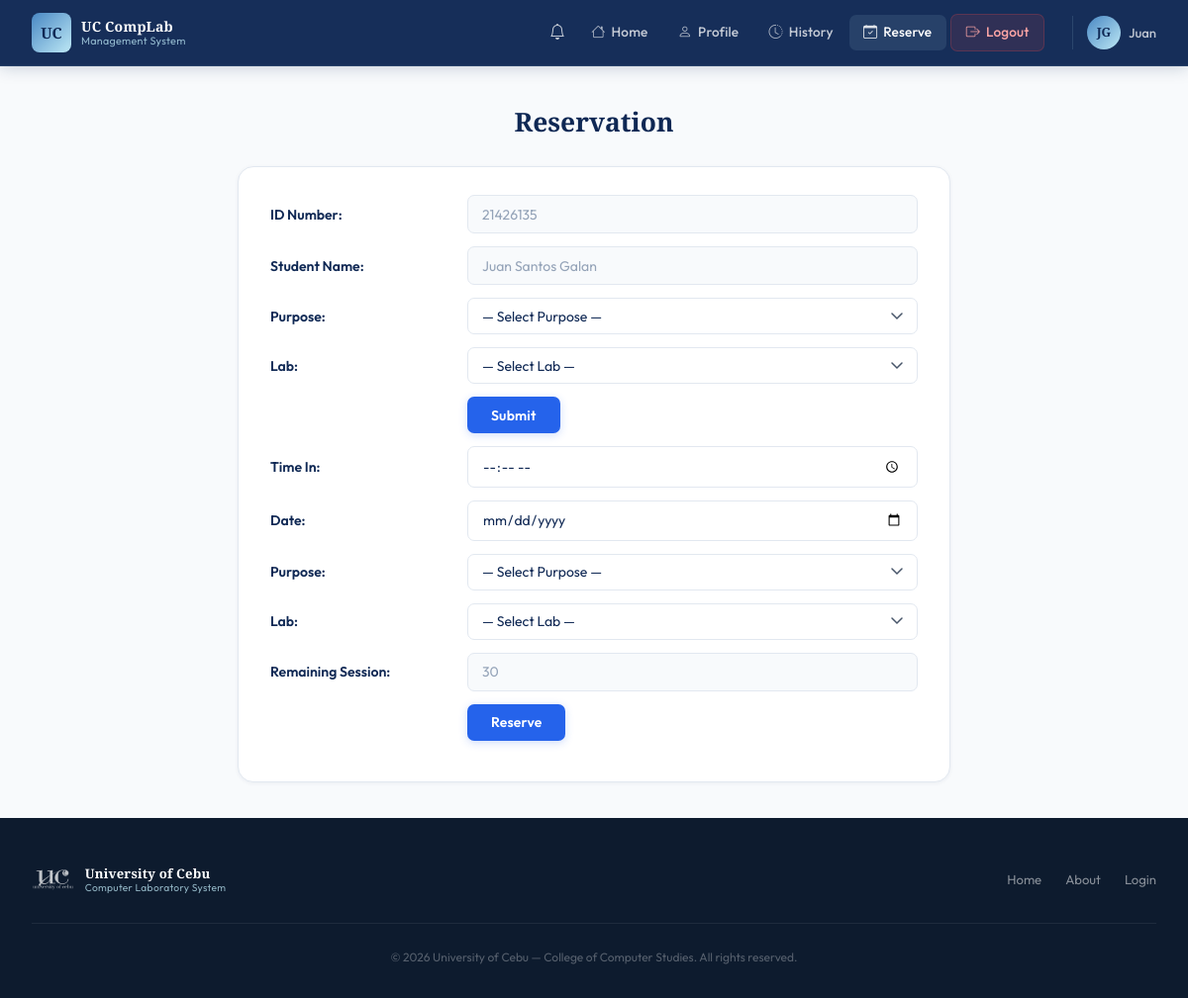
The app's page /pages/reserve.php (signed in), older data.
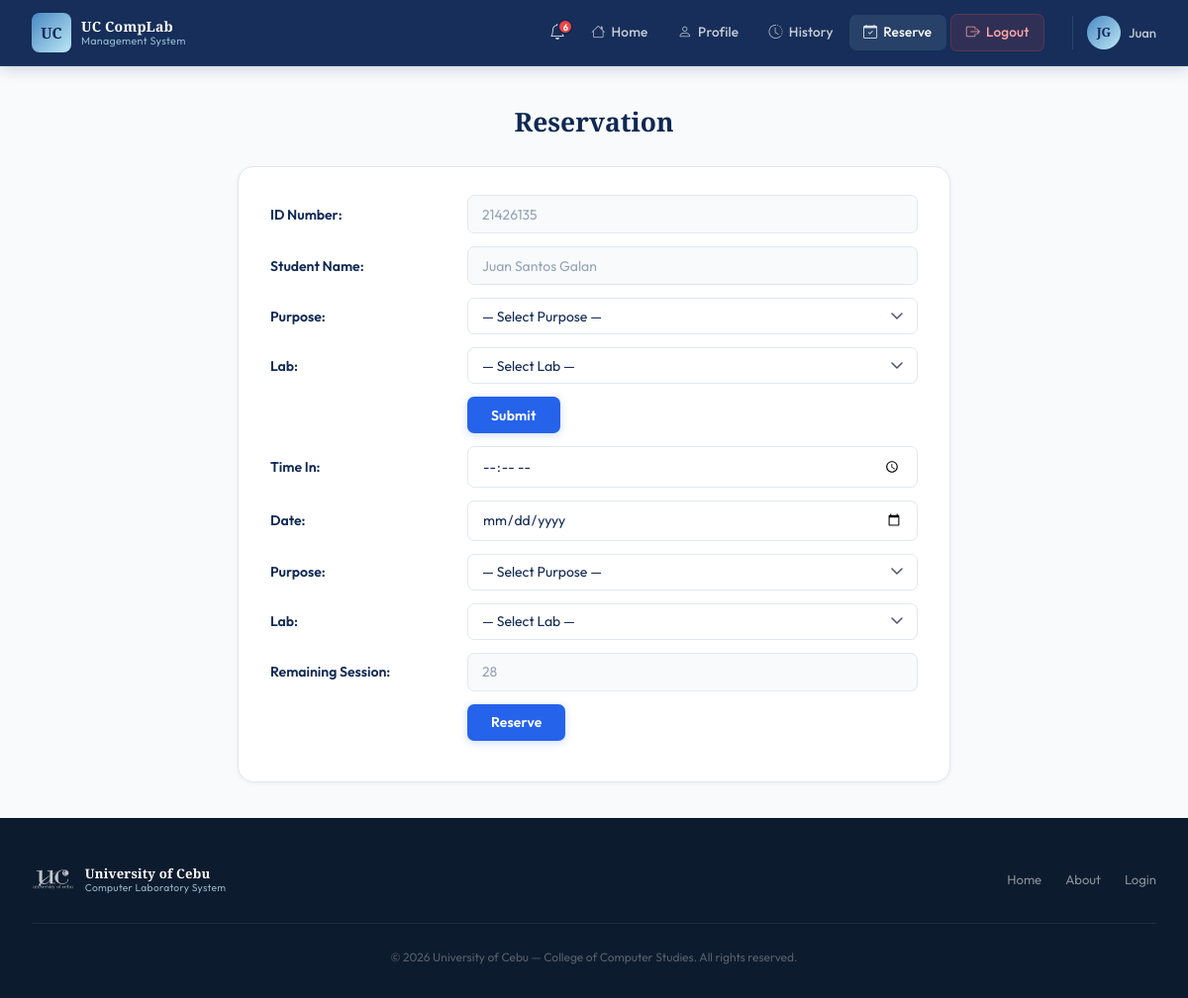
The same page, newer data.
### tables this page shows
CREATE TABLE users (
            id           INTEGER PRIMARY KEY AUTOINCREMENT,
            first_name   TEXT    NOT NULL,
            last_name    TEXT    NOT NULL,
            middle_name  TEXT,
            student_id   TEXT    UNIQUE NOT NULL,
            course       TEXT    NOT NULL,
            course_level INTEGER NOT NULL,
            email        TEXT    UNIQUE NOT NULL,
            address      TEXT    NOT NULL,
            password     TEXT    NOT NULL,
            created_at   DATETIME DEFAULT CURRENT_TIMESTAMP
        , remaining_sessions INTEGER DEFAULT 30, profile_picture TEXT);

### includes/auth.php (called while the page is built, shortened)
<?php
function getUnreadCount(PDO $db): int {
    $stmt = $db->prepare("SELECT COUNT(*) FROM notifications WHERE user_id = ? AND is_read = 0");
    $stmt->execute([$_SESSION['user_id']]);
    return (int) $stmt->fetchColumn();
}

### pages/reserve.php (the view, shortened to what the changed rows need)
<?php
$base = '../';
require_once __DIR__ . '/../includes/auth.php';
$db  = getDB();
$uid = $_SESSION['user_id'];
$stmt = $db->prepare("SELECT * FROM users WHERE id = ?");
$stmt->execute([$uid]);
$user = $stmt->fetch();
$remainingSessions = (int)($user['remaining_sessions'] ?? 30);
require_once __DIR__ . '/../includes/header.php';
echo '<link rel="stylesheet" href="' . $base . 'assets/css/user.css">';
echo '<link rel="stylesheet" href="' . $base . 'assets/css/reserve.css">';
require_once __DIR__ . '/../includes/user-navbar.php';
?>
<div class="user-page">
  <div class="user-page-inner">
    <div class="res-page-wrap">
      <h1 class="res-title">Reservation</h1>
      <div class="res-form-card">
        <form method="POST" action="">
          <div class="res-row">
            <div class="res-field">
              <input type="text" class="res-input res-disabled"
                     value="<?= htmlspecialchars($user['student_id']) ?>" disabled />
            </div>
          </div>
          <div class="res-row">
            <div class="res-field">
              <input type="text" class="res-input res-disabled"
                     value="<?= htmlspecialchars(
                         $user['first_name'] . ' ' .
                         ($user['middle_name'] ? $user['middle_name'] . ' ' : '') .
                         $user['last_name']
                     ) ?>" disabled />
            </div>
          </div>
        </form>
        <form method="POST" action="" style="margin-top: 0.5rem;">
          <div class="res-row">
            <div class="res-field">
              <input type="text" class="res-input res-disabled"
                     value="<?= $remainingSessions ?>" disabled />
            </div>
          </div>
        </form>
      </div>
    </div>
  </div>
</div>
<?php require_once __DIR__ . '/../includes/footer.php'; ?>

### includes/user-navbar.php (shortened to what the changed rows need)
<?php
$_unread      = isset($db) ? getUnreadCount($db) : 0;
$_currentUser = $_SESSION['user'] ?? [];
$_initials    = strtoupper(
    substr($_currentUser['first_name'] ?? 'U', 0, 1) .
    substr($_currentUser['last_name']  ?? '',  0, 1)
);
?>
<nav class="user-navbar">
  <div class="user-nav-container">
    <ul class="user-nav-links">
      <li class="notif-wrapper">
        <button class="notif-btn" id="notifToggle" aria-label="Notifications">
          <i class="bi bi-bell"></i>
          <?php if ($_unread > 0): ?>
            <span class="notif-badge"><?= $_unread > 9 ? '9+' : $_unread ?></span>
          <?php endif; ?>
        </button>
      </li>
    </ul>
    <div class="user-avatar-wrap">
      <div class="user-avatar"><?= $_initials ?></div>
      <span class="user-name-short">
        <?= htmlspecialchars($_currentUser['first_name'] ?? '') ?>
      </span>
    </div>
  </div>
</nav>

Row changes from the older to the newer data that the page shows:
changed users "Juan": remaining_sessions "30" → "28"
Text that changed along with them:
$_unread: (not shown) → "6"
